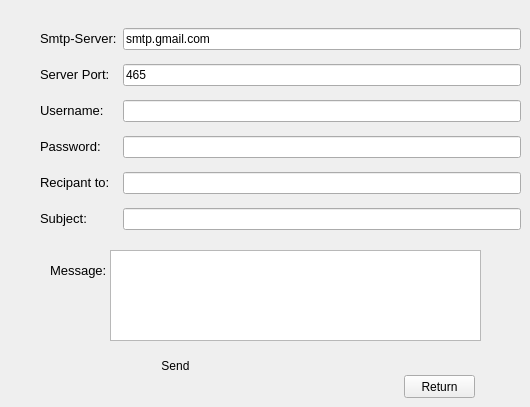
   <widget class="QWidget" name="page_25">
    <widget class="QPushButton" name="sendBtn1">
     <property name="geometry">
      <rect>
       <x>120</x>
       <y>350</y>
       <width>111</width>
       <height>31</height>
      </rect>
     </property>
     <property name="text">
      <string>Send</string>
     </property>
     <property name="flat">
      <bool>true</bool>
     </property>
    </widget>
    <widget class="QWidget" name="widget" native="true">
     <property name="geometry">
      <rect>
       <x>40</x>
       <y>20</y>
       <width>481</width>
       <height>221</height>
      </rect>
     </property>
     <layout class="QGridLayout" name="gridLayout">
      <item row="0" column="0">
       <widget class="QLabel" name="label_67">
        <property name="text">
         <string>&lt;html&gt;&lt;head/&gt;&lt;body&gt;&lt;p&gt;&lt;span style=&quot; font-size:10pt;&quot;&gt;Smtp-Server:&lt;/span&gt;&lt;/p&gt;&lt;/body&gt;&lt;/html&gt;</string>
        </property>
       </widget>
      </item>
      <item row="0" column="1">
       <widget class="QLineEdit" name="server1">
        <property name="text">
         <string>smtp.gmail.com</string>
        </property>
       </widget>
      </item>
      <item row="1" column="0">
       <widget class="QLabel" name="label_68">
        <property name="text">
         <string>&lt;html&gt;&lt;head/&gt;&lt;body&gt;&lt;p&gt;&lt;span style=&quot; font-size:10pt;&quot;&gt;Server Port:&lt;/span&gt;&lt;/p&gt;&lt;/body&gt;&lt;/html&gt;</string>
        </property>
       </widget>
      </item>
      <item row="2" column="1">
       <widget class="QLineEdit" name="uname1"/>
      </item>
      <item row="3" column="1">
       <widget class="QLineEdit" name="paswd1"/>
      </item>
      <item row="3" column="0">
       <widget class="QLabel" name="label_69">
        <property name="text">
         <string>&lt;html&gt;&lt;head/&gt;&lt;body&gt;&lt;p&gt;&lt;span style=&quot; font-size:10pt;&quot;&gt;Password:&lt;/span&gt;&lt;/p&gt;&lt;/body&gt;&lt;/html&gt;</string>
        </property>
       </widget>
      </item>
      <item row="1" column="1">
       <widget class="QLineEdit" name="port1">
        <property name="text">
         <string>465</string>
        </property>
       </widget>
      </item>
      <item row="2" column="0">
       <widget class="QLabel" name="label_70">
        <property name="text">
         <string>&lt;html&gt;&lt;head/&gt;&lt;body&gt;&lt;p&gt;&lt;span style=&quot; font-size:10pt;&quot;&gt;Username:&lt;/span&gt;&lt;/p&gt;&lt;/body&gt;&lt;/html&gt;</string>
        </property>
       </widget>
      </item>
      <item row="4" column="1">
       <widget class="QLineEdit" name="rcpt1">
        <property name="styleSheet">
         <string notr="true">border-color: qradialgradient(spread:pad, cx:0.5, cy:0.5, radius:0.5, fx:0.5, fy:0.5, stop:0 rgba(255, 255, 255, 255), stop:0.1 rgba(255, 255, 255, 255), stop:0.2 rgba(255, 176, 176, 167), stop:0.3 rgba(255, 151, 151, 92), stop:0.4 rgba(255, 125, 125, 51), stop:0.5 rgba(255, 76, 76, 205), stop:0.52 rgba(255, 76, 76, 205), stop:0.6 rgba(255, 180, 180, 84), stop:1 rgba(255, 255, 255, 0));</string>
        </property>
       </widget>
      </item>
      <item row="4" column="0">
       <widget class="QLabel" name="label_71">
        <property name="text">
         <string>&lt;html&gt;&lt;head/&gt;&lt;body&gt;&lt;p&gt;&lt;span style=&quot; font-size:10pt;&quot;&gt;Recipant to:&lt;/span&gt;&lt;/p&gt;&lt;/body&gt;&lt;/html&gt;</string>
        </property>
       </widget>
      </item>
      <item row="5" column="0">
       <widget class="QLabel" name="label_72">
        <property name="text">
         <string>&lt;html&gt;&lt;head/&gt;&lt;body&gt;&lt;p&gt;&lt;span style=&quot; font-size:10pt;&quot;&gt;Subject:&lt;/span&gt;&lt;/p&gt;&lt;/body&gt;&lt;/html&gt;</string>
        </property>
       </widget>
      </item>
      <item row="5" column="1">
       <widget class="QLineEdit" name="subject1"/>
      </item>
     </layout>
    </widget>
    <widget class="QLabel" name="label_73">
     <property name="geometry">
      <rect>
       <x>50</x>
       <y>260</y>
       <width>101</width>
       <height>21</height>
      </rect>
     </property>
     <property name="text">
      <string>&lt;html&gt;&lt;head/&gt;&lt;body&gt;&lt;p&gt;&lt;span style=&quot; font-size:10pt;&quot;&gt;Message:&lt;/span&gt;&lt;/p&gt;&lt;/body&gt;&lt;/html&gt;</string>
     </property>
    </widget>
    <widget class="QPlainTextEdit" name="msg1">
     <property name="geometry">
      <rect>
       <x>110</x>
       <y>250</y>
       <width>371</width>
       <height>91</height>
      </rect>
     </property>
    </widget>
    <widget class="QPushButton" name="pushButton_166">
     <property name="geometry">
      <rect>
       <x>404</x>
       <y>375</y>
       <width>71</width>
       <height>23</height>
      </rect>
     </property>
     <property name="text">
      <string>Return</string>
     </property>
    </widget>
   </widget>
